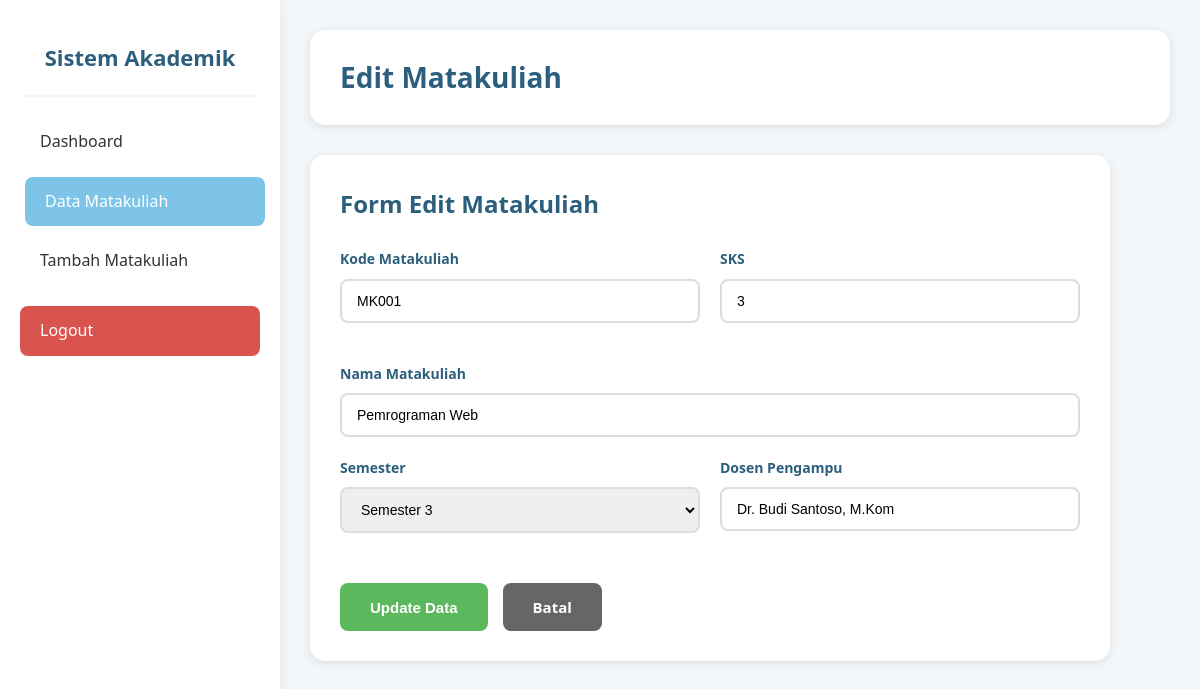
The app's page /matakuliah_edit.php?id=1 (signed in) with its own data.
### tables this page shows
CREATE TABLE IF NOT EXISTS matakuliah (
    id INT(11) AUTO_INCREMENT PRIMARY KEY,
    kode_mk VARCHAR(20) NOT NULL UNIQUE,
    nama_mk VARCHAR(100) NOT NULL,
    sks INT(2) NOT NULL,
    semester INT(2) NOT NULL,
    dosen VARCHAR(100) NOT NULL,
    created_at TIMESTAMP DEFAULT CURRENT_TIMESTAMP,
    updated_at TIMESTAMP DEFAULT CURRENT_TIMESTAMP ON UPDATE CURRENT_TIMESTAMP
);

### db.php (called while the page is built, shortened)
<?php
$host = 'localhost';
$username = 'root';
$password = '';
$database = 'akademik';
$conn = mysqli_connect($host, $username, $password, $database);
mysqli_set_charset($conn, "utf8");
function clean_input($data) {
    global $conn;
    $data = trim($data);
    $data = stripslashes($data);
    $data = htmlspecialchars($data);
    $data = mysqli_real_escape_string($conn, $data);
    return $data;
}
?>

### matakuliah_edit.php (the view, shortened to what this page needs)
<?php
require_once 'db.php';
$id = isset($_GET['id']) ? clean_input($_GET['id']) : '';
$query = "SELECT * FROM matakuliah WHERE id = '$id'";
$result = mysqli_query($conn, $query);
$matakuliah = mysqli_fetch_assoc($result);
?>
<!DOCTYPE html>
<html lang="id">
<head>
    <link rel="stylesheet" href="style.css">
</head>
<body>
    <div class="dashboard-container">
        <div class="sidebar">
            <div class="sidebar-header">
                <h3>Sistem Akademik</h3>
            </div>
            <ul class="sidebar-menu">
                <li><a href="dashboard.php">Dashboard</a></li>
                <li><a href="matakuliah_list.php" class="active">Data Matakuliah</a></li>
                <li><a href="matakuliah_tambah.php">Tambah Matakuliah</a></li>
                <li><a href="logout.php" class="logout">Logout</a></li>
            </ul>
        </div>
        <div class="main-content">
            <div class="top-header fade-in">
                <h1>Edit Matakuliah</h1>
            </div>
            <div class="form-card fade-in">
                <h2 style="color: #2c5f7d; margin-bottom: 25px;">Form Edit Matakuliah</h2>
                <form method="POST" action="">
                    <div class="form-row">
                        <div class="form-group">
                            <label for="kode_mk">Kode Matakuliah</label>
                            <input type="text" class="form-control" id="kode_mk" name="kode_mk"
                                   value="<?php echo htmlspecialchars($matakuliah['kode_mk']); ?>" required>
                        </div>
                        <div class="form-group">
                            <label for="sks">SKS</label>
                            <input type="number" class="form-control" id="sks" name="sks"
                                   min="1" max="6" value="<?php echo htmlspecialchars($matakuliah['sks']); ?>" required>
                        </div>
                    </div>
                    <div class="form-group">
                        <label for="nama_mk">Nama Matakuliah</label>
                        <input type="text" class="form-control" id="nama_mk" name="nama_mk"
                               value="<?php echo htmlspecialchars($matakuliah['nama_mk']); ?>" required>
                    </div>
                    <div class="form-row">
                        <div class="form-group">
                            <label for="semester">Semester</label>
                            <select class="form-control" id="semester" name="semester" required>
                                <?php for ($i = 1; $i <= 8; $i++): ?>
                                <option value="<?php echo $i; ?>"
                                    <?php echo ($matakuliah['semester'] == $i) ? 'selected' : ''; ?>>
                                    Semester <?php echo $i; ?>
                                </option>
                                <?php endfor; ?>
                            </select>
                        </div>
                        <div class="form-group">
                            <label for="dosen">Dosen Pengampu</label>
                            <input type="text" class="form-control" id="dosen" name="dosen"
                                   value="<?php echo htmlspecialchars($matakuliah['dosen']); ?>" required>
                        </div>
                    </div>
                    <div class="form-actions">
                        <button type="submit" class="btn-submit">Update Data</button>
                        <a href="matakuliah_list.php" class="btn-cancel">Batal</a>
                    </div>
                </form>
            </div>
        </div>
    </div>
</body>
</html>

### style.css (style rules this page uses)
* { margin: 0; padding: 0; box-sizing: border-box; }
:root { --primary-color: #2c5f7d; --secondary-color: #4a90b8; --accent-color: #7ec4e8; --success-color: #5cb85c; --danger-color: #d9534f; --warning-color: #f0ad4e; --light-bg: #f4f7f9; --white: #ffffff; --text-dark: #333; --text-light: #666; --border-color: #ddd; --shadow: 0 2px 10px rgba(0,0,0,0.1); --shadow-hover: 0 4px 20px rgba(0,0,0,0.15); }
body { font-family: 'Segoe UI', Tahoma, Geneva, Verdana, sans-serif; background-color: var(--light-bg); color: var(--text-dark); line-height: 1.6; }
.form-group { margin-bottom: 20px; }
.form-group label { display: block; color: var(--primary-color); font-weight: 600; margin-bottom: 8px; font-size: 14px; }
.form-control { width: 100%; padding: 12px 15px; border: 2px solid var(--border-color); border-radius: 8px; font-size: 14px; transition: all 0.3s ease; }
.dashboard-container { display: flex; min-height: 100vh; }
.sidebar { width: 280px; background: var(--white); box-shadow: 2px 0 10px rgba(0,0,0,0.05); padding: 20px; }
.sidebar-header { text-align: center; padding: 20px 0; border-bottom: 2px solid var(--light-bg); margin-bottom: 20px; }
.sidebar-header h3 { color: var(--primary-color); font-size: 22px; font-weight: 600; }
.sidebar-menu { list-style: none; }
.sidebar-menu li { margin-bottom: 10px; }
.sidebar-menu a { display: block; padding: 12px 20px; color: var(--text-dark); text-decoration: none; border-radius: 8px; transition: all 0.3s ease; font-weight: 500; }
.sidebar-menu a:hover, .sidebar-menu a.active { background-color: var(--accent-color); color: var(--white); transform: translateX(5px); }
.sidebar-menu a.logout { background-color: var(--danger-color); color: var(--white); margin-top: 20px; }
.main-content { flex: 1; padding: 30px; }
.top-header { background: var(--white); padding: 25px 30px; border-radius: 15px; box-shadow: var(--shadow); margin-bottom: 30px; }
.top-header h1 { color: var(--primary-color); font-size: 28px; font-weight: 600; }
.form-card { background: var(--white); padding: 30px; border-radius: 15px; box-shadow: var(--shadow); max-width: 800px; }
.form-row { display: grid; grid-template-columns: repeat(auto-fit, minmax(250px, 1fr)); gap: 20px; margin-bottom: 20px; }
.form-actions { display: flex; gap: 15px; margin-top: 30px; }
.btn-submit { background-color: var(--success-color); color: var(--white); padding: 12px 30px; border: none; border-radius: 8px; font-size: 15px; font-weight: 600; cursor: pointer; transition: all 0.3s ease; }
.btn-cancel { background-color: var(--text-light); color: var(--white); padding: 12px 30px; border: none; border-radius: 8px; font-size: 15px; font-weight: 600; cursor: pointer; transition: all 0.3s ease; text-decoration: none; display: inline-block; }
.fade-in { animation: fadeIn 0.5s ease; }

### records on screen
matakuliah: kode_mk "MK001", sks "3", nama_mk "Pemrograman Web", semester "Semester 3", dosen "Dr. Budi Santoso, M.Kom"
